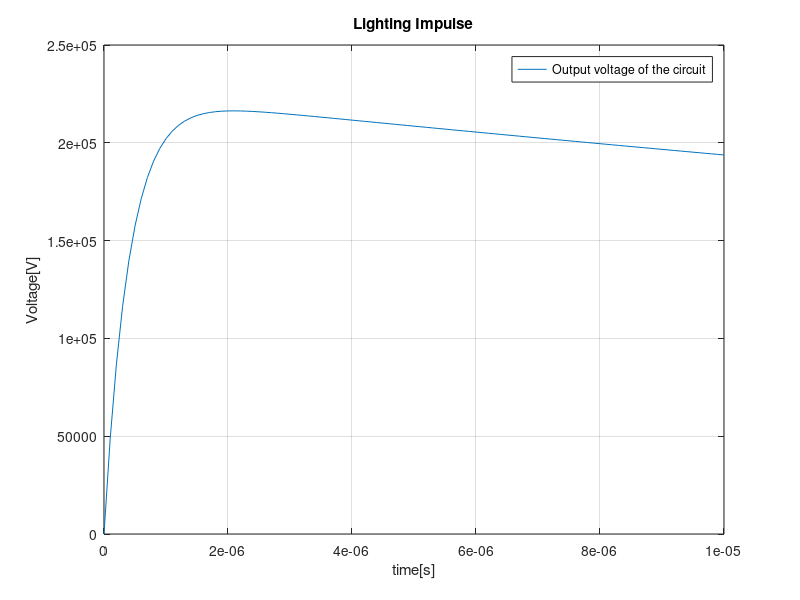

Recreate this plot in MATLAB.
%HV 2011
clc
clear all
close all
%PARAMETERS for type b!!!!!
R2=9500;
C1=10e-9;
C2=1.2e-9;
alfa1=(1/(68.2e-6));
alfa2=(1/(0.405e-6));
R1=(1/(2*C2))*((1/alfa1)+(1/alfa2)-sqrt((((1/alfa1)+(1/alfa2))^2)-4*(C1+C2)/(alfa1*alfa2*C1)))

Vo=250000;
k=R1*C2;
t=[0:1e-7:0.00001];
V=(Vo/k)*(1/(alfa2-alfa1))*(exp(-alfa1*t)-exp(-alfa2*t));
eficiency=1/(1+(C2/C1))
figure(1)
plot(t,V)
title('Lighting Impulse')
ylabel('Voltage[V]')
xlabel('time[s]')
legend('Output voltage of the circuit')
grid on
